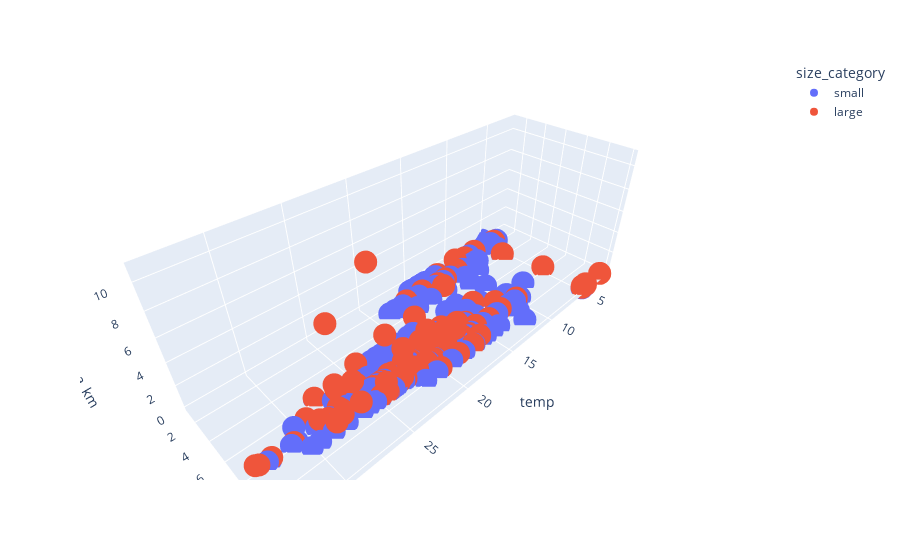

Here is the notebook cell this chart was saved with:
### Code cell
import plotly.express as px

fig = px.scatter_3d(df, x='temp', y='month', z='area_km',
              color='size_category')
fig.show()

### Figure 1 — Plotly figure (JSON) as saved in the notebook; plotly's stock layout.template omitted (floating-point values rounded to 4 significant figures; data arrays with more than 128 entries replaced by an {"elided": "..."} marker saying what was removed)
{"data": [{"hovertemplate": "size_category=small<br>temp=%{x}<br>month=%{y}<br>area_km=%{z}<extra></extra>", "legendgroup": "small", "marker": {"color": "#636efa", "symbol": "circle"}, "mode": "markers", "name": "small", "scene": "scene", "showlegend": true, "type": "scatter3d", "x": {"elided": "378 float values"}, "y": {"elided": "378 int values"}, "z": {"elided": "378 float values"}}, {"hovertemplate": "size_category=large<br>temp=%{x}<br>month=%{y}<br>area_km=%{z}<extra></extra>", "legendgroup": "large", "marker": {"color": "#EF553B", "symbol": "circle"}, "mode": "markers", "name": "large", "scene": "scene", "showlegend": true, "type": "scatter3d", "x": {"elided": "139 float values"}, "y": {"elided": "139 int values"}, "z": {"elided": "139 float values"}}], "layout": {"legend": {"title": {"text": "size_category"}, "tracegroupgap": 0}, "margin": {"t": 60}, "scene": {"domain": {"x": [0, 1], "y": [0, 1]}, "xaxis": {"title": {"text": "temp"}}, "yaxis": {"title": {"text": "month"}}, "zaxis": {"title": {"text": "area_km"}}}}}
